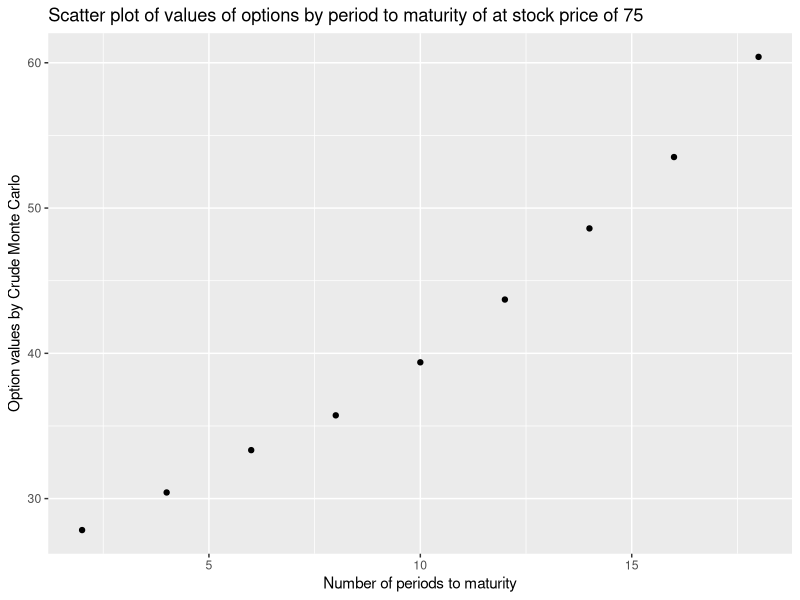
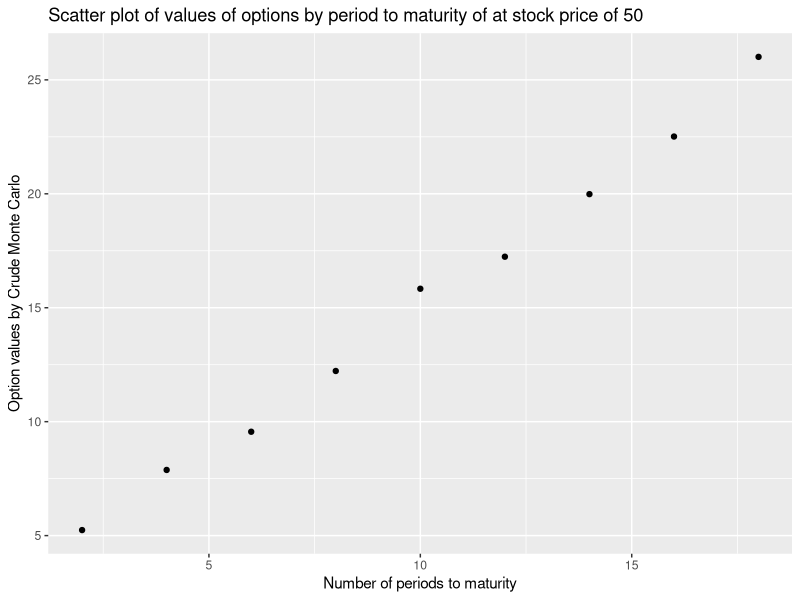
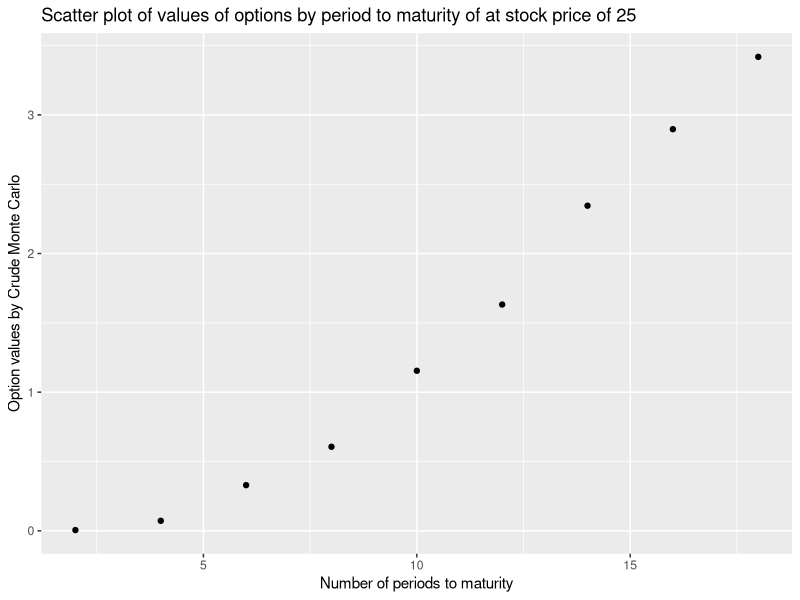

Recreate these plots in R, in order.
## ---- chunk 1
knitr::opts_chunk$set(echo = FALSE)
set.seed(400)
library(tidyr)
library(tidyverse)
library(rmarkdown)
library(ggplot2)
library(dbplyr)
## ---- chunk 2
#Back group code this should be include= False

set.seed(400)
trials = 5000
periods_to_maturity = c(2,4,6,8,10,12,14,16,18,20)
stock_prices = c(25, 50, 75)
stockExerciseRatio = c(0.5, 1, 1.5)
E = 50
r = 0.015
sigma = 0.025 
dividend = 0.25

#chosen from October 2021, but others can be chosen to try to match historical data
yield_points = c(.09,.1,.11,.16,.36)
#yield_points = c(.04,.06,.9,.10,.14)
#inflation_rate = .1585
inflation_rate = 0.062

#rate to be used to evaluate the present day value of an investment
risk_free_rate = function(inflation_rate, periods_to_maturity){
  quarters = c(2,4,8,12,20)
  interpolate_yield_curve = approxfun(x = quarters, y = yield_points)
  return(inflation_rate - interpolate_yield_curve(periods_to_maturity))
}


# an individual evaluation of a trial for a single option valuation problem
generate_option_val = function(stock_price, r, periods_to_maturity, sigma){
  x_tilda = rnorm(periods_to_maturity, mean = 0, sd = 1)
  for (i in 1:periods_to_maturity){
    new_q_price = stock_price * exp((r - (sigma^2)/2) + sigma * x_tilda[i])
    #case where trial needs to be restarted from price at quarter t rather than quarter 1(see p. 329 of Boyle(1977))
    if (new_q_price -  dividend <= 0){
      stock_price = generate_stock_price(stock_price, r, periods_to_maturity - i + 1, sigma)
      break 
    }
    #case where we need to pay out dividends to evaluate new stock price
    else{
      stock_price = new_q_price - dividend
    }
  }
  future_option_value = max(c(stock_price - E, 0))
  return(future_option_value - risk_free_rate(inflation_rate,periods_to_maturity)*future_option_value)
}

#simulation looking at the case of 2 quarters to maturity and a stock price of 25 matching
option_vals = rep(NA, trials)
newmean = c()
newsd = c()
option_mean_25 = c()
option_sd_25 = c()

## need this to make variable option_vals again but empty so numbers dont add to each other
option_vals = rep(NA, trials)

for (l in 1:9){
  for (i in 1:trials){
  option_vals[i] = generate_option_val(stock_prices[1], r, periods_to_maturity[l],sqrt(sigma))


}
  option_mean_25 = append(option_mean_25,mean(option_vals))
  newsd = sd(option_vals)/(sqrt(trials))
  option_sd_25 = append(option_sd_25,newsd)
}



## now this is for stock prices at 50

option_vals = rep(NA, trials)
newmean = c()
newsd = c()
option_mean_50 = c()
option_sd_50 = c()
for (l in 1:9){
  for (i in 1:trials){
  option_vals[i] = generate_option_val(stock_prices[2], r, periods_to_maturity[l],sqrt(sigma))


}
  option_mean_50 = append(option_mean_50,mean(option_vals))
  newsd = sd(option_vals)/(sqrt(trials))
  option_sd_50 = append(option_sd_50,newsd)
}




## now this is for stock prices at 75

option_vals = rep(NA, trials)
newmean = c()
newsd = c()
option_mean_75 = c()
option_sd_75 = c()
for (l in 1:9){
  for (i in 1:trials){
  option_vals[i] = generate_option_val(stock_prices[3], r, periods_to_maturity[l],sqrt(sigma))


}
  option_mean_75 = append(option_mean_75,mean(option_vals))
  newsd = sd(option_vals)/(sqrt(trials))
  option_sd_75 = append(option_sd_75,newsd)
}





df_25 <- data.frame(Periods_till_maturity=c(2,4,6,8,10,12,14,16,18),
  Option_values=option_mean_25,
                 Standard_deviation=option_sd_25)

df_25
df_50 <- data.frame(Periods_till_maturity=c(2,4,6,8,10,12,14,16,18),
  Option_values=option_mean_50,
                 Standard_deviation=option_sd_50)

df_50
df_75 <- data.frame(Periods_till_maturity=c(2,4,6,8,10,12,14,16,18),
  Option_values=option_mean_75,
                 Standard_deviation=option_sd_75)

df_75


## ---- chunk 3
df_25
df_50
df_75
## ---- chunk 4
ggplot(df_75, aes(x=Periods_till_maturity, y=Option_values)) + 
  geom_point()+
  xlab("Number of periods to maturity")+
  ylab("Option values by Crude Monte Carlo")+
  ggtitle("Scatter plot of values of options by period to maturity of at stock price of 75")


ggplot(df_50, aes(x=Periods_till_maturity, y=Option_values)) + 
  geom_point()+
  xlab("Number of periods to maturity")+
  ylab("Option values by Crude Monte Carlo")+
  ggtitle("Scatter plot of values of options by period to maturity of at stock price of 50")


ggplot(df_25, aes(x=Periods_till_maturity, y=Option_values)) + 
  geom_point()+
  xlab("Number of periods to maturity")+
  ylab("Option values by Crude Monte Carlo")+
  ggtitle("Scatter plot of values of options by period to maturity of at stock price of 25")
